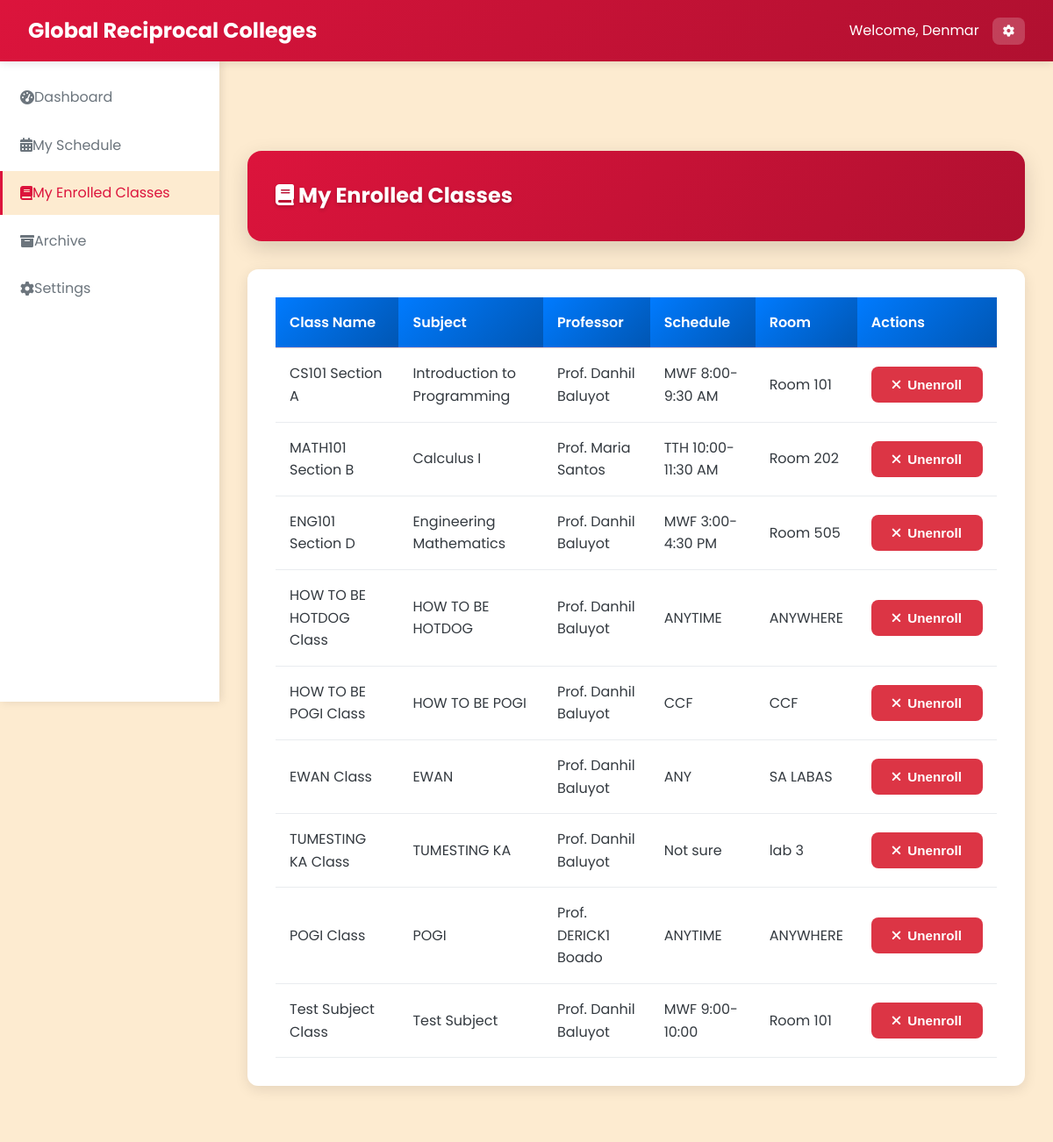
Page /Student/my_enrolled_classes.php (signed in) on the earlier database version.
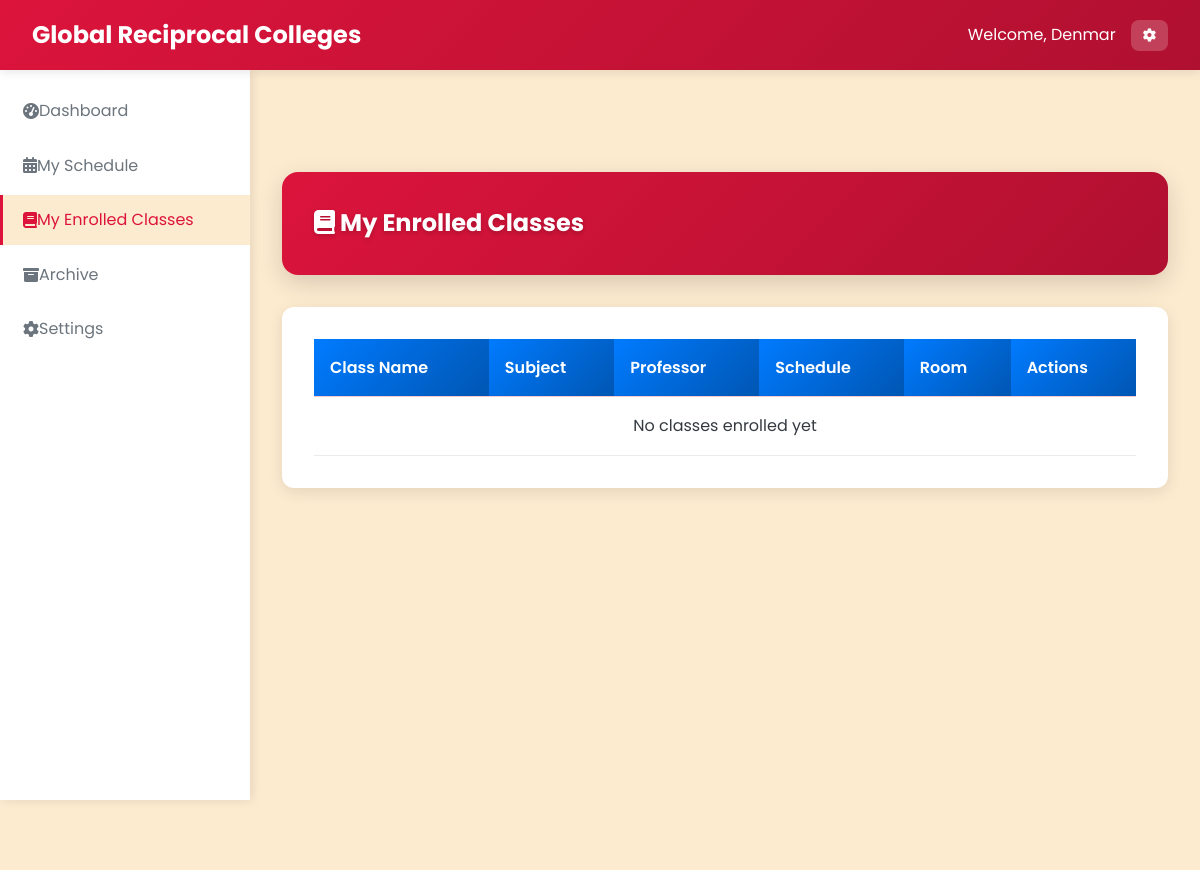
Same page on the later database version.
### tables this page shows
CREATE TABLE `classes` (
  `class_id` varchar(20) NOT NULL,
  `class_name` varchar(100) NOT NULL,
  `class_code` varchar(20) NOT NULL,
  `subject_id` varchar(20) DEFAULT NULL,
  `professor_id` varchar(20) DEFAULT NULL,
  `schedule` varchar(100) DEFAULT NULL,
  `room` varchar(50) DEFAULT NULL,
  `created_at` datetime NOT NULL,
  `updated_at` datetime NOT NULL,
  `section` varchar(10) DEFAULT NULL,
  `school_year_semester_id` int(11) DEFAULT NULL,
  `status` enum('active','archived') DEFAULT 'active',
  `semester` enum('1st Semester','2nd Semester') DEFAULT '1st Semester'
);

CREATE TABLE `subjects` (
  `subject_id` varchar(20) NOT NULL,
  `subject_name` varchar(100) NOT NULL,
  `subject_code` varchar(20) NOT NULL,
  `description` text DEFAULT NULL,
  `credits` int(11) NOT NULL,
  `created_at` datetime NOT NULL,
  `updated_at` datetime NOT NULL
);

CREATE TABLE `professors` (
  `professor_id` varchar(20) NOT NULL,
  `employee_id` varchar(20) NOT NULL,
  `first_name` varchar(50) NOT NULL,
  `last_name` varchar(50) NOT NULL,
  `email` varchar(100) NOT NULL,
  `password` varchar(255) NOT NULL,
  `department` varchar(100) NOT NULL,
  `mobile` varchar(15) NOT NULL,
  `created_at` datetime NOT NULL,
  `updated_at` datetime NOT NULL
);

### Student/my_enrolled_classes.php (the view, shortened to what this page needs)
<?php
require_once '../php/db.php';
$student_id = $_SESSION['user_id'];
$stmt = $pdo->prepare("SELECT c.*, s.subject_name, p.first_name, p.last_name
                     FROM student_classes sc
                     JOIN classes c ON sc.class_id = c.class_id
                     JOIN subjects s ON c.subject_id = s.subject_id
                     LEFT JOIN professors p ON c.professor_id = p.professor_id
                     LEFT JOIN school_year_semester sys ON c.school_year_semester_id = sys.id
                     WHERE sc.student_id = ? AND c.status != 'archived'");
$stmt->execute([$student_id]);
$enrolled_classes = $stmt->fetchAll();
?>
<!DOCTYPE html>
<html lang="en">
<head>
    <link rel="stylesheet" href="../css/styles_fixed.css" />
    <link rel="stylesheet" href="https://cdnjs.cloudflare.com/ajax/libs/font-awesome/6.0.0/css/all.min.css" />
</head>
<body>
    <?php include '../includes/navbar_student.php'; ?>
    <?php include '../includes/sidebar_student.php'; ?>
    <main class="main-content">
        <div class="table-header-enhanced">
            <h2 class="table-title-enhanced"><i class="fas fa-book"></i> My Enrolled Classes</h2>
        </div>
        <div class="table-container" style="margin-top: 1rem;">
            <table class="table">
                <thead>
                    <tr>
                        <th>Class Name</th>
                        <th>Subject</th>
                        <th>Professor</th>
                        <th>Schedule</th>
                        <th>Room</th>
                        <th>Actions</th>
                    </tr>
                </thead>
                <tbody>
                    <?php
                    foreach ($enrolled_classes as $class) {
                        $professor_name = (!empty($class['first_name']) && !empty($class['last_name'])) ? 'Prof. ' . $class['first_name'] . ' ' . $class['last_name'] : 'N/A';
                        $has_pending_request = false;
                        $button_text = $has_pending_request ? 'Pending Approval' : 'Unenroll';
                        $button_class = $has_pending_request ? 'btn-warning' : 'btn-danger';
                        $button_icon = $has_pending_request ? 'fas fa-clock' : 'fas fa-times';
                        $button_disabled = $has_pending_request ? 'disabled' : '';
                        echo '<tr>
                            <td>' . $class['class_name'] . '</td>
                            <td>' . $class['subject_name'] . '</td>
                            <td>' . $professor_name . '</td>
                            <td>' . $class['schedule'] . '</td>
                            <td>' . $class['room'] . '</td>
                            <td><button class="btn ' . $button_class . '" ' . $button_disabled . ' onclick="unenrollFromClass(\'' . $class['class_id'] . '\')"><i class="' . $button_icon . '"></i> ' . $button_text . '</button></td>
                        </tr>';
                    }
                    if (empty($enrolled_classes)) {
                        echo "<tr><td colspan='6' style='text-align: center;'>No classes enrolled yet</td></tr>";
                    }
                    ?>
                </tbody>
            </table>
        </div>
    </main>
</body>
</html>

Differences in the rows shown:
no longer on this page (row edited): classes: class_name "CS101 Section A", subject.subject_name "Introduction to Programming", professor.last_name "Prof. Danhil Baluyot", schedule "MWF 8:00-9:30 AM", room "Room 101", button_text "Unenroll"
no longer on this page (row edited): classes: class_name "MATH101 Section B", subject.subject_name "Calculus I", professor.last_name "Prof. Maria Santos", schedule "TTH 10:00-11:30 AM", room "Room 202", button_text "Unenroll"
no longer on this page (row edited): classes: class_name "ENG101 Section D", subject.subject_name "Engineering Mathematics", professor.last_name "Prof. Danhil Baluyot", schedule "MWF 3:00-4:30 PM", room "Room 505", button_text "Unenroll"
no longer on this page (row edited): classes: class_name "HOW TO BE HOTDOG Class", subject.subject_name "HOW TO BE HOTDOG", professor.last_name "Prof. Danhil Baluyot", schedule "ANYTIME", room "ANYWHERE", button_text "Unenroll"
no longer on this page (row edited): classes: class_name "HOW TO BE POGI Class", subject.subject_name "HOW TO BE POGI", professor.last_name "Prof. Danhil Baluyot", schedule "CCF", room "CCF", button_text "Unenroll"
no longer on this page (row edited): classes: class_name "EWAN Class", subject.subject_name "EWAN", professor.last_name "Prof. Danhil Baluyot", schedule "ANY", room "SA LABAS", button_text "Unenroll"
no longer on this page (row edited): classes: class_name "TUMESTING KA Class", subject.subject_name "TUMESTING KA", professor.last_name "Prof. Danhil Baluyot", schedule "Not sure", room "lab 3", button_text "Unenroll"
no longer on this page (row edited): classes: class_name "POGI Class", subject.subject_name "POGI", professor.last_name "Prof. DERICK1 Boado", schedule "ANYTIME", room "ANYWHERE", button_text "Unenroll"
no longer on this page (row edited): classes: class_name "Test Subject Class", subject.subject_name "Test Subject", professor.last_name "Prof. Danhil Baluyot", schedule "MWF 9:00-10:00", room "Room 101", button_text "Unenroll"
Other differences:
text now shown: "No classes enrolled yet"
